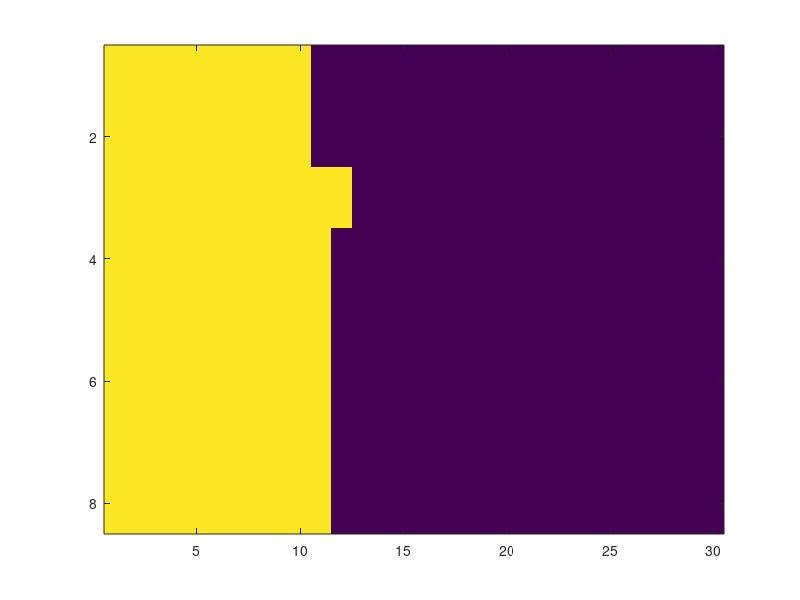

Reproduce this figure in MATLAB.
 function  rta()

% [ time, g_i] 
tau = [ 4,2; 6,7; 6,2; 5,5] ;
n = size(tau,1);
f = zeros( n, 1);

T = 15;

% Initalization
ta = 0;
g_m = 8;
h = [];
g_f = g_m; 
i= 1;

g_i = tau(:,2);
c_i = tau(:,1);

%memory
m = zeros(g_m, 2*T);
% i'll paint  with 1 the memory spaces 
% that have been allocated


while ( i <= n )
    
    ro = min(find ( m(:,ta+1) == 0))
    
   if (g_f >= g_i(i) )
       f(i) = ta + c_i(i); 
       h = [h; f(i), g_i(i)];
       ta = ta;
       g_f = g_f - g_i(i);
       
       m(ro: ro + g_i(i)-1,ta+1 : ta+c_i(i)) = 255;
       
       i += 1;
       
       
       
   else
       g_i(i) = g_i(i) - g_f;
       h = [h; ta + c_i(i), g_f];
       
       % summing blocks with similar ta
       [values, ~, ids] = unique(h(:, 1 ));
       c = arrayfun(@(k) sum(h(k==ids,2)),1:max(ids));
       h = [values, c'];
       
       m(ro: ro + g_f-1,ta+1 : ta+c_i(i)) = 255;
       
       [ta, index] = min(h(:,1));
       g_f = h(index, 2);
    
      % removing lower time
       h(index, :) = [];
     
        
       
    end
   image(m)  ;
end

f

end
